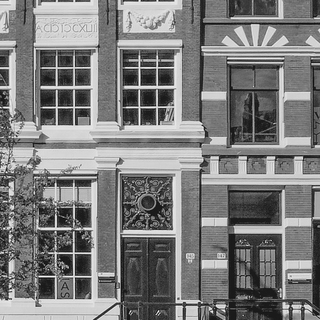
#> input picture tp3-en/traitement-images/ressources-tp3/02-facade-reference.png, 320 x 320 px, shrunk from 512 x 512 before the run
$ python 07_parameter_search.py
#> lines starting #> are read from the running program, lines starting #| are printed output that depends on the picture; long printed decimals are rounded
### tp3-en/traitement-images/tp3/tp3_support.py
"""Shared plotting helpers. The calculations requested in the lab stay in each script."""
from pathlib import Path
import matplotlib.pyplot as plt
import numpy as np
from PIL import Image

SCRIPT_DIR = Path(__file__).resolve().parent
RESOURCE_DIR = SCRIPT_DIR.parent / 'ressources-tp3'
if not RESOURCE_DIR.exists():
    RESOURCE_DIR = SCRIPT_DIR.parent / 'ressources'
RESULTS_DIR = SCRIPT_DIR / 'resultats'


def load_image(filename):
#> called with filename = '02-facade-reference.png'
    with Image.open(RESOURCE_DIR / filename) as source:
#> source is the input picture: PIL image 320x320 L; min 4, max 255, mean 124.2
        return np.asarray(source.convert('L'), dtype=float) / 255


def require(value):
    if value is None:
        raise NotImplementedError('Complete the TODO calculations before running the script.')
    return value


def save_figure(figure, filename):
    RESULTS_DIR.mkdir(exist_ok=True)
    figure.tight_layout()
    figure.savefig(RESULTS_DIR / filename, dpi=150, bbox_inches='tight')
    print('Saved figure:', RESULTS_DIR / filename)
    plt.show()


def compare_images(cases, filename, region=None):
    rows = 2 if region is not None else 1
    figure, axes = plt.subplots(rows, len(cases), figsize=(4 * len(cases), 3.3 * rows), squeeze=False)
    for column, (title, image) in enumerate(cases):
        require(image)
        axes[0, column].imshow(image, cmap='gray', vmin=0, vmax=1)
        axes[0, column].set_title(title)
        axes[0, column].axis('off')
        if region is not None:
            x0, y0, x1, y1 = region
            axes[0, column].add_patch(plt.Rectangle((x0, y0), x1-x0, y1-y0, fill=False, color='red'))
            axes[1, column].imshow(image[y0:y1, x0:x1], cmap='gray', vmin=0, vmax=1, interpolation='nearest')
            axes[1, column].set_title('Selected region')
            axes[1, column].axis('off')
    save_figure(figure, filename)


# [23 lines left out: functions show_profiles, compare_gradients, not called in this run]

### tp3-en/traitement-images/tp3/07_parameter_search.py
"""Extension: minimize a numerical error, then inspect the selected result."""
# This would be useful to know during LP2N days
# MSE: mean squared error, the mean of squared differences from the reference.
import matplotlib.pyplot as plt
import numpy as np
from scipy import ndimage
from tp3_support import load_image, require, compare_images, save_figure

reference = load_image('02-facade-reference.png')
noisy = load_image('03-facade-bruit-additif.png')
#> call 2 of load_image, with filename = '03-facade-bruit-additif.png'
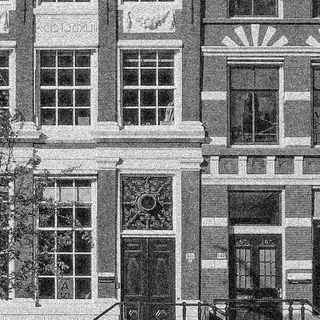
#> input picture tp3-en/traitement-images/ressources-tp3/03-facade-bruit-additif.png, 320 x 320 px, shrunk from 512 x 512 before the run
#> in load_image, source is the input picture: PIL image 320x320 L; min 0, max 255, mean 124.2
sigmas = np.array([0.3, 0.5, 0.8, 1.0, 1.5, 2.0, 3.0])
errors = []
results = []
for sigma in sigmas:
    filtered = ndimage.gaussian_filter(noisy, sigma=sigma, mode='reflect')
    # TODO: compute the mean squared error against reference.
    error = np.mean((filtered - reference)**2)
    errors.append(require(error))
    results.append(filtered)
#> this loop made 7 passes
#> error on passes 1 to 7: 0.0029, 0.00223, 0.00468, 0.00645, 0.0101, 0.0129, 0.0172
#> pass 3, `filtered = ndimage.gaussian_filter(noisy, sigma=sigma, mode='reflect')`:
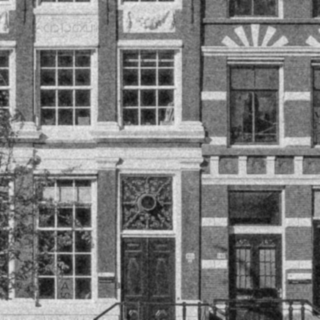
#> filtered: shape (320, 320) float64; min 0.0609, max 0.936, mean 0.487
#> after the loop, errors = [0.0029, 0.00223, 0.00468, 0.00645, 0.0101, 0.0129, 0.0172]; results = 7 items
# TODO: obtain the index of the smallest error with np.argmin.
best_index = np.argmin(errors)
#> best_index = 1
require(best_index)
print('Selected sigma:', sigmas[best_index], 'MSE:', errors[best_index])
#| Selected sigma: 0.5 MSE: 0.002226
figure, axis = plt.subplots(figsize=(7, 4))
axis.plot(sigmas, errors, 'o-')
axis.set(xlabel='Sigma (pixels)', ylabel='Mean squared error')
axis.grid(alpha=0.25)
save_figure(figure, '07-erreurs.png')
#> in save_figure, `figure.savefig(RESULTS_DIR / filename, dpi=150, bbox_inches='tight')`:
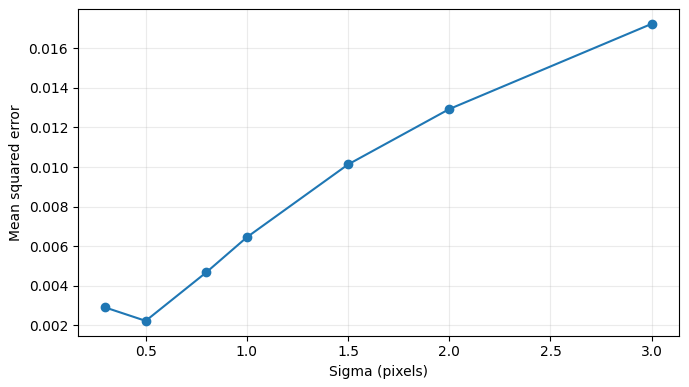
#> figure drawn by matplotlib, 1 panel
compare_images([('Reference', reference), ('Noisy input', noisy),
                (f'Selected sigma={sigmas[best_index]}', results[best_index])],
               '07-selection.png', region=(140, 120, 240, 220))
#> call 2 of save_figure, with filename = '07-selection.png'
#> in save_figure (call 2), `figure.savefig(RESULTS_DIR / filename, dpi=150, bbox_inches='tight')`:
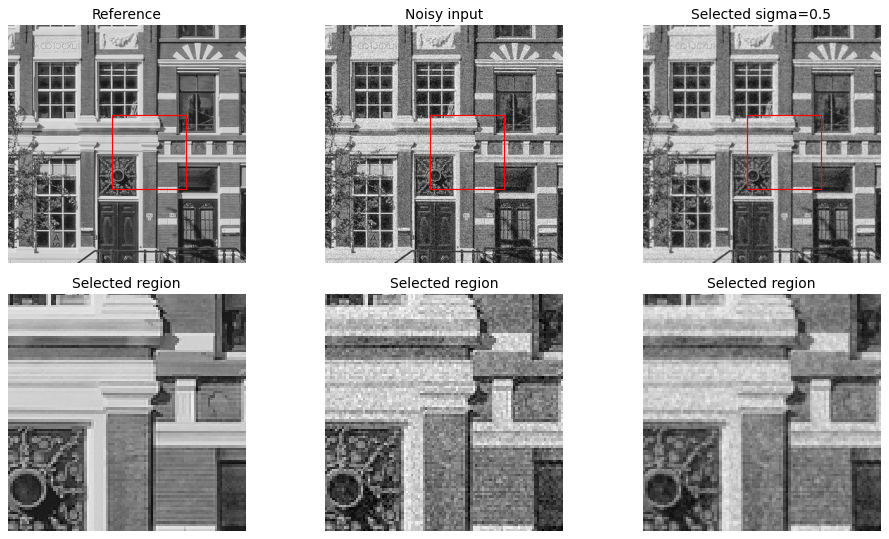
#> figure drawn by matplotlib, 6 panels
